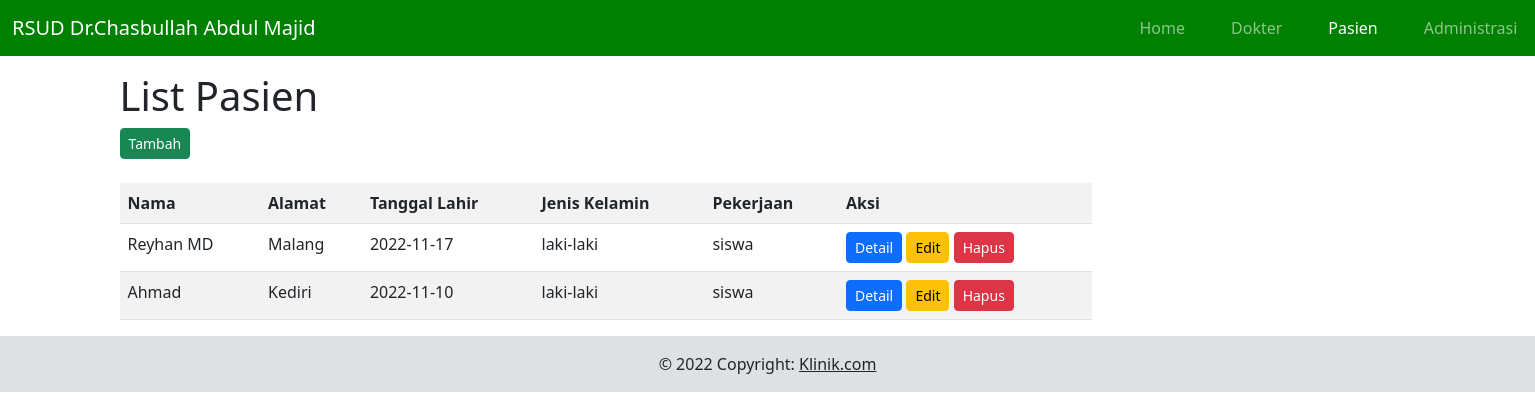
Page /pasien on the committed database.
### tables this page shows
CREATE TABLE `tabel_pasien` (
  `No_Rm` char(11) NOT NULL,
  `Nama` varchar(255) NOT NULL,
  `Alamat` text NOT NULL,
  `Tgl_Lahir` date NOT NULL,
  `Jenis_Kelamin` enum('laki-laki','perempuan') NOT NULL,
  `Pekerjaan` varchar(255) NOT NULL
);

### application/controllers/Base_Controller.php (called while the page is built, shortened)
<?php
abstract class Base_Controller extends CI_Controller {
    protected $context = null;
    public function __construct(){
        $this->load->model("{$this->context}_model",$this->context);
    }
    public function index(){
        $data['records'] = $this->{$this->context}->find_all();
        $this->load->view("{$this->context}/index",$data);
    }
}

### index.php (called while the page is built, shortened)
<?php
require_once BASEPATH.'core/CodeIgniter.php';

### application/models/Pasien_model.php (called while the page is built, shortened)
<?php
class Pasien_model extends CI_Model{
    var $table = "tabel_pasien";
        public function find_all(){
            return $this->db->get($this->table)->result_array();
        }
    }

### application/views/pasien/index.php (the view, shortened to what this page needs)
<?php
    include APPPATH . 'views/fragment/header.php';
    include APPPATH . 'views/fragment/menu.php' ;
?>
<h1>List Pasien</h1>
<div class="d-flex justify-content-start">
	<a class="btn btn-success btn-sm" href="<?= base_url("pasien/form")?>">Tambah</a>
</div>
<br/>
<table class="table table-striped" style="width: 75%;">
    <tr>
        <th>Nama</th>
        <th>Alamat</th>
        <th>Tanggal Lahir</th>
        <th>Jenis Kelamin</th>
        <th>Pekerjaan</th>
        <th>Aksi</th>
    </tr>
    <?php
    foreach($records as $idx => $data){
        ?>
        <tr>
            <td><?= $data['Nama'] ?></td>
            <td><?= $data['Alamat'] ?></td>
            <td><?= $data['Tgl_Lahir'] ?></td>
            <td><?= $data['Jenis_Kelamin'] ?></td>
            <td><?= $data['Pekerjaan'] ?></td>
            <td>
			<div class="btn-group">
                <a class="btn btn-primary btn-sm" href="<?= base_url("pasien/detail/{$data['No_Rm']}")?>">Detail</a>
    </div>
			<div class="btn-group">
                <a class="btn btn-warning btn-sm" href="<?= base_url("pasien/form/{$data['No_Rm']}")?>">Edit</a>
    </div>
			<div class="btn-group">
                <a class="btn btn-danger btn-sm" onclick="return confirm('menghapus data?')" href="<?= base_url("pasien/hapus/{$data['No_Rm']}")?>">Hapus</a>
			</div>
			</div>
			</td>
        </tr>
    <?php
    }
    ?>
<?php
include APPPATH . 'views/fragment/footer.php' ;
?>

### rows in the picture
tabel_pasien: Nama "Reyhan MD", Alamat "Malang", Tgl_Lahir "2022-11-17", Jenis_Kelamin "laki-laki", Pekerjaan "siswa"
tabel_pasien: Nama "Ahmad", Alamat "Kediri", Tgl_Lahir "2022-11-10", Jenis_Kelamin "laki-laki", Pekerjaan "siswa"
